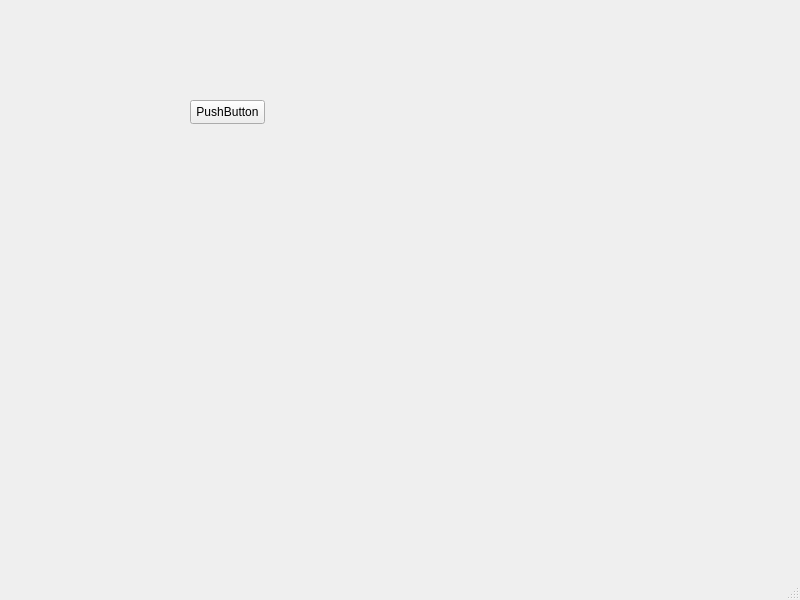
<?xml version="1.0" encoding="UTF-8"?>
<ui version="4.0">
 <class>test_generate_report</class>
 <widget class="QMainWindow" name="test_generate_report">
  <property name="geometry">
   <rect>
    <x>0</x>
    <y>0</y>
    <width>800</width>
    <height>600</height>
   </rect>
  </property>
  <property name="windowTitle">
   <string>test_generate_report</string>
  </property>
  <widget class="QWidget" name="centralwidget">
   <widget class="QPushButton" name="pushButton">
    <property name="geometry">
     <rect>
      <x>190</x>
      <y>100</y>
      <width>75</width>
      <height>24</height>
     </rect>
    </property>
    <property name="text">
     <string>PushButton</string>
    </property>
   </widget>
  </widget>
  <widget class="QMenuBar" name="menubar">
   <property name="geometry">
    <rect>
     <x>0</x>
     <y>0</y>
     <width>800</width>
     <height>22</height>
    </rect>
   </property>
  </widget>
  <widget class="QStatusBar" name="statusbar"/>
 </widget>
 <resources/>
 <connections/>
</ui>
